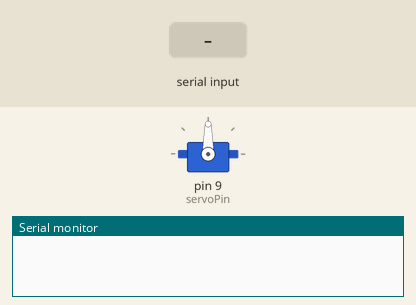
This sketch was run on a simulated Arduino Uno, built with avr-gcc and run on an emulated ATmega328P. Parts: servo, the last lines printed to the serial monitor. The inputs (shaded band) are chosen by the test bench.

Above: at 1.2 s.
1.3 s: "30,150\n" received over Serial
At 2.1 s:
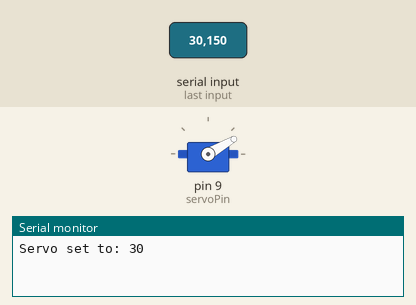
2.8 s: "5\n" received over Serial
At 3.1 s:
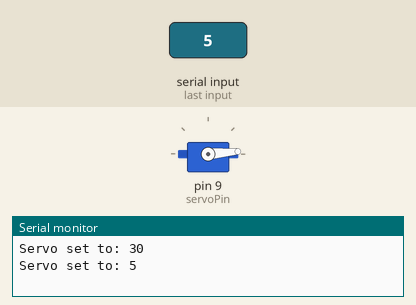
4.3 s: "90,45\n" received over Serial
At 5.6 s:
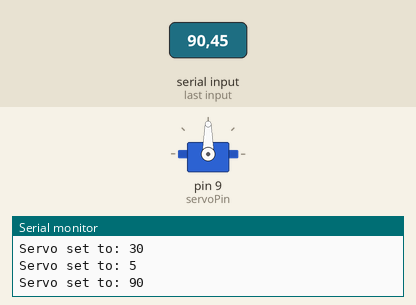
Timing chart, 0 to 7.3 s (numbered marks = the images above; inputs shaded):
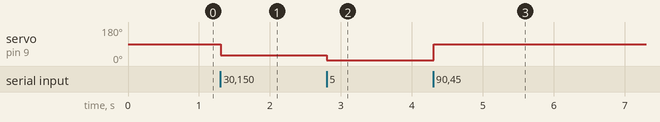

The sketch:

Servo_Input.ino
```cpp
// Created by Jeriah Koenig
#include <Servo.h> // tells arduino to include Servo library

Servo myServo; // sets myServo as your object
int servoPin = 9;  // sets pin nine as the name servoPin
int servoAngle = 90; // starts the servo at 90 degrees

void setup() { // runs once
  Serial.begin(9600); // begins the Serial monitor at 9600 baud
  myServo.attach(servoPin); // attaches the pin 9 to the servo
  myServo.write(servoAngle); // tells the servo to move to 90 degrees
}

void loop() { // runs forever
  if (Serial.available() > 0) { // checks the serial monitor
    String input = Serial.readStringUntil('\n'); // read until Enter
    input.trim();                                // remove spaces/newlines
    int angle = input.toInt();                   // convert to integer

    if (angle >= 0 && angle <= 180) { // only reads angles that are between 0 and 180
      servoAngle = angle; // sets servoAngle to equal angle
      myServo.write(servoAngle); // tells the servo to move to the servoAngle which is now the angle
      Serial.print("Servo set to: "); // prints in the serial monitor Servo set to
      Serial.println(servoAngle); // Writes in front of Servo set to the servo angle then moves to a new line
    } else { // if none of that happend do whats in the else
      Serial.println("Angle out of range (0–180)"); // print Angle out of range (0-180) then moves to new line
    }
  }
}
```

Measured:
- after the input at 1.3 s, servo on pin 9 (servoPin): 90° → 30° at once
- after the input at 2.8 s, servo on pin 9 (servoPin): 30° → 5° at once
- after the input at 4.3 s, servo on pin 9 (servoPin): 5° → 90° at once
